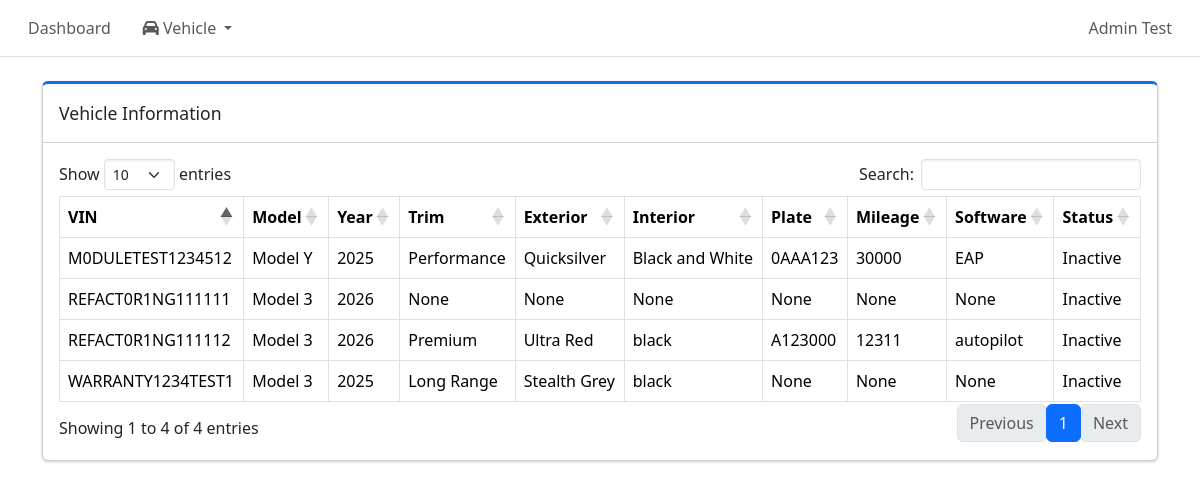
/admin/vehicles/ (signed in), run on the app's committed database.
### tables this page shows
CREATE TABLE vehicle (
    vehicle_id INTEGER PRIMARY KEY AUTOINCREMENT,
    vin TEXT NOT NULL UNIQUE CHECK(length(vin) = 17),
    make TEXT,
    model TEXT,
    model_year INTEGER,
    trim TEXT,
    exterior TEXT,
    interior TEXT,
    plate_number TEXT,
    mileage INTEGER,
    software TEXT,
    vehicle_status TEXT NOT NULL CHECK(vehicle_status IN ('Active', 'Inactive', 'Maintenance', 'Sold')),
    created_at DATETIME DEFAULT CURRENT_TIMESTAMP
);

### routes/admin/vehicle_pages.py (the view)
@vehicle_pages_bp.route("/",methods=["GET"])
def vehicle_list_page():
    if not session.get("admin_logged_in"):
        return redirect(url_for("auth.admin_login"))
    conn = get_conn()
    cur = conn.cursor()
    cur.execute("""
        SELECT vehicle_id, vin, model, model_year, trim, exterior, interior, plate_number, mileage, software, vehicle_status
        FROM vehicle
        ORDER BY created_at DESC
    """)
    vehicles = cur.fetchall()
    purchase_types = get_purchase_warranty_types()
    subscription_types = get_subscription_warranty_types()
    return render_template("vehicle_info.html", vehicles=vehicles, purchase_types=purchase_types, subscription_types=subscription_types)

### db.py (called while the page is built)
def make_dict(cursor, row):
    return {col[0]: row[idx] for idx, col in enumerate(cursor.description)}

def get_conn():
    if "db" not in g:
        conn = sqlite3.connect(DB_PATH, check_same_thread=False)
        conn.row_factory = make_dict
        conn.execute("PRAGMA foreign_keys = ON;")
        g.db = conn
    return g.db

def close_conn(e=None):
    db = g.pop("db", None)
    if db is not None:
        db.close()

### utils/warranty_utils.py (called while the page is built)
def get_purchase_warranty_types():
    conn = get_conn()
    cur = conn.cursor()
    cur.execute("""
        SELECT warranty_type_id, type_name, display_name
        FROM warranty_type
        WHERE category = 'purchase' AND is_active = 1
        ORDER BY sort_order
    """)
    rows = cur.fetchall()
    return rows

def get_subscription_warranty_types():
    conn = get_conn()
    cur = conn.cursor()
    cur.execute("""
        SELECT warranty_type_id, type_name, display_name
        FROM warranty_type
        WHERE category = 'subscription' AND is_active = 1
        ORDER BY sort_order
    """)
    rows = cur.fetchall()
    return rows

### templates/vehicle_info.html (shortened to what this page needs)
{% extends "base.html" %}
{% block content %}
<div class="col-12">
    <div class="card card-primary card-outline mb-4">
        <div class="card-header">
            <div class="card-title">Vehicle Information</div>
        </div>
        <div class="card-body">
            <table id = "vehicleTable" class="table table-bordered table-hover">
                <thead>
                    <tr>
                        <th>VIN</th>
                        <th>Model</th>
                        <th>Year</th>
                        <th>Trim</th>
                        <th>Exterior</th>
                        <th>Interior</th>
                        <th>Plate</th>
                        <th>Mileage</th>
                        <th>Software</th>
                        <th>Status</th>
                    </tr>
                </thead>
                <tbody>
                    {% for v in vehicles %}
                    <tr data-id="{{v.vehicle_id}}" data-vin="{{v.vin}}" style="cursor:pointer;">
                        <td>{{v.vin}}</td>
                        <td>{{v.model}}</td>
                        <td>{{v.model_year}}</td>
                        <td>{{v.trim}}</td>
                        <td>{{v.exterior}}</td>
                        <td>{{v.interior}}</td>
                        <td>{{v.plate_number}}</td>
                        <td>{{v.mileage}}</td>
                        <td>{{v.software}}</td>
                        <td>{{v.vehicle_status}}</td>
                    </tr>
                    {% endfor %}
                </tbody>
            </table>
        </div>
    </div>
</div>
{% endblock %}

### templates/base.html (shortened to what this page needs)
<!doctype html>
<html lang="en">
    <head>
        <link href="https://cdn.jsdelivr.net/npm/bootstrap@5.3.8/dist/css/bootstrap.min.css"
            rel="stylesheet"
>
        <link rel="stylesheet"
            href="{{ url_for('static', filename='adminlte/css/adminlte.min.css') }}">
        <link rel="stylesheet"
            href="https://cdnjs.cloudflare.com/ajax/libs/font-awesome/6.5.1/css/all.min.css"
 />
        <link rel="stylesheet" href="https://cdn.datatables.net/1.13.6/css/dataTables.bootstrap5.min.css">
        <link rel="stylesheet" href="https://cdn.datatables.net/rowgroup/1.3.1/css/rowGroup.bootstrap5.min.css">
        <link rel="stylesheet" href="{{ url_for('static', filename='style.css') }}">
    </head>
    <body class="hold-transition sidebar-mini layout-fixed">
        <nav class="app-header navbar navbar-expand bg-body">
            <div class="container-fluid">
                <ul class="navbar-nav">
                    <li class="nav-item">
                        <a href="/admin/dashboard" class="nav-link">Dashboard</a>
                    </li>
                    <li class="nav-item dropdown">
                        <a class="nav-link dropdown-toggle" href="#" data-bs-toggle="dropdown">
                            <i class="fa-solid fa-car"></i> Vehicle
                        </a>
                    </li>
                </ul>
                <ul class="navbar-nav ms-auto">
                    <li class="nav-item dropdown user-menu">
                        <a href="#" class="nav-link dropdown-toggle" data-bs-toggle="dropdown">
                            <span>Admin Test</span>
                        </a>
                    </li>
                </ul>
            </div>
        </nav>
        <main class="container mt-4">
            {% block content %}{% endblock %}
        </main>
        {% include "toast_success.html" %}
    </body>
</html>

### templates/toast_success.html (shortened to what this page needs)
<div class="position-fixed top-0 end-0 p-3" style="z-index: 9999">
</div>

### data on the page
vehicle: vin "REFACT0R1NG111112", model "Model 3", model_year "2026", trim "Premium", exterior "Ultra Red", interior "black", plate_number "A123000", mileage "12311", software "autopilot", vehicle_status "Inactive"
vehicle: vin "REFACT0R1NG111111", model "Model 3", model_year "2026", trim "None", exterior "None", interior "None", plate_number "None", mileage "None", software "None", vehicle_status "Inactive"
vehicle: vin "M0DULETEST1234512", model "Model Y", model_year "2025", trim "Performance", exterior "Quicksilver", interior "Black and White", plate_number "0AAA123", mileage "30000", software "EAP", vehicle_status "Inactive"
vehicle: vin "WARRANTY1234TEST1", model "Model 3", model_year "2025", trim "Long Range", exterior "Stealth Grey", interior "black", plate_number "None", mileage "None", software "None", vehicle_status "Inactive"
